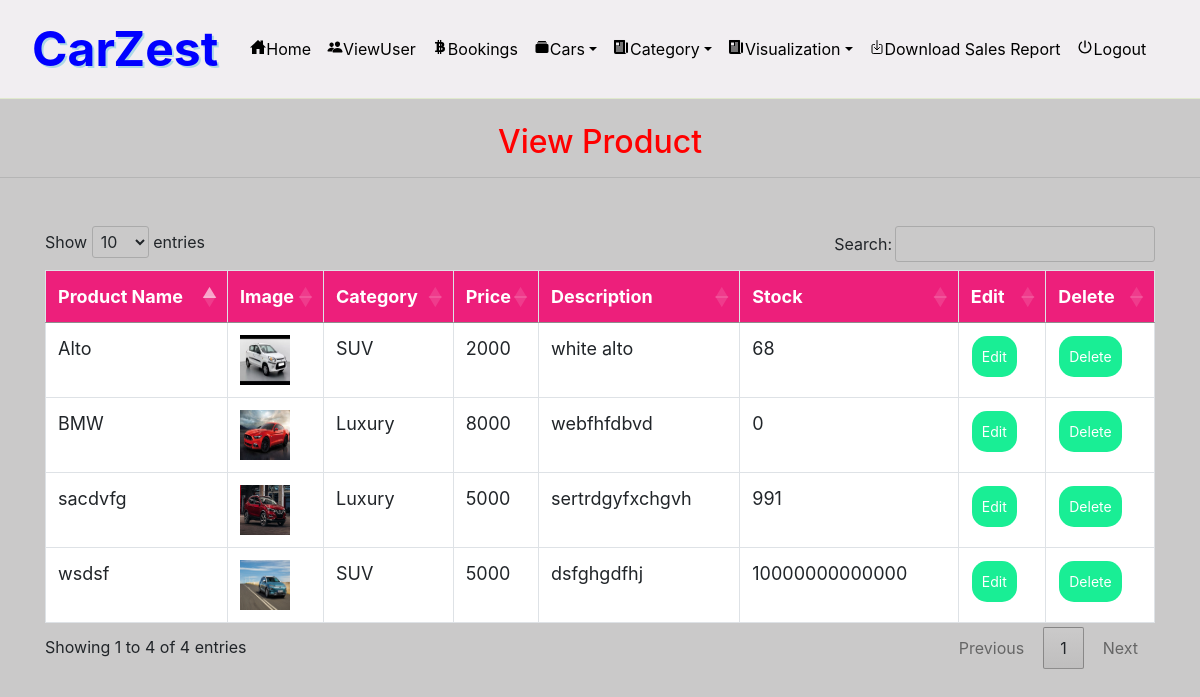
/admin_view_product (signed in), run on the app's committed database.
### grocery/models.py (models this page shows, shortened)
class Product(models.Model):
    category = models.ForeignKey(Category, on_delete=models.CASCADE, related_name='products', null=True)
    image = models.FileField(null=True)
    name = models.CharField(max_length=100)
    price = models.IntegerField(null=True)
    desc = models.TextField(null=True)
    stock = models.IntegerField(default=0)

class Category(models.Model):
    name = models.CharField(max_length=30, null=True)

### grocery/views.py (the view)
# urls.py: path('admin_view_product', Admin_View_product, name='admin_view_product'),
def Admin_View_product(request):
    if not request.user.is_authenticated:
        return redirect('login_admin')
    pro = Product.objects.all()
    d = {'pro': pro}
    return render(request, 'admin_view_product.html', d)

### grocery/templates/admin_view_product.html (shortened to what this page needs)
{% extends 'navigation.html' %}
{% block body %}
<center><h2 style="color:red;margin-top:2%">View Product</h2></center><hr>
 <div class="container" style="margin-top:4%">
<table class="table table-bordered" id="myTable">
  <thead>
  <tr>
    <th>Product Name</th>
    <th>Image</th>
      <th> Category</th>
    <th>Price</th>
       <th> Description</th>
       <th>Stock</th>
    <th>Edit</th>
      <th>Delete</th>
  </tr>
  </thead>
   <tbody>
    {% for i in pro %}
  <tr>
    <td>{{i.name}}</td>
    <td><img src="{{i.image.url}}" style="width:50px;height:50px"></td>
      <td>{{i.category.name}}</td>
      <td>{{i.price}}</td>
      <td>{{i.desc}}</td>
      <td>{{ i.stock }}</td>
    <td><a href="{% url 'edit_product' i.id %}"><button class="button button1 btn-success">Edit</button></a>
    </td>
      <td><a href="{% url 'delete_product' i.id %}" onclick="return confirm('Are you sure?')"><button class="button button1 btn-danger">Delete</button></a></td>
  </tr>
    {% endfor %}
    </tbody>
</table>
 </div>
{% endblock %}

### grocery/templates/navigation.html (style rules this page uses)
* { box-sizing: border-box; }
#myTable { border-collapse: collapse; width: 100%; border: 1px solid #ddd; font-size: 18px; }
#myTable th { text-align: left; padding: 12px; background-color: rgb(237, 31, 123); color: white; }
#myTable td { text-align: left; padding: 12px; background-color: white; }
#myTable tr { border-bottom: 1px solid #ddd; }
.button { background-color: rgb(25, 238, 149); border: none; color: white; padding: 10px; text-align: center; text-decoration: none; display: inline-block; font-size: 14px; margin: 1px 1px; cursor: pointer; }
.button1 { border-radius: 15px; }

### data on the page
Product: name "Alto", image (picture), category.name "SUV", price "2000", desc "white alto", stock "68"
Product: name "BMW", image (picture), category.name "Luxury", price "8000", desc "webfhfdbvd", stock "0"
Product: name "sacdvfg", image (picture), category.name "Luxury", price "5000", desc "sertrdgyfxchgvh", stock "991"
Product: name "wsdsf", image (picture), category.name "SUV", price "5000", desc "dsfghgdfhj", stock "10000000000000"
